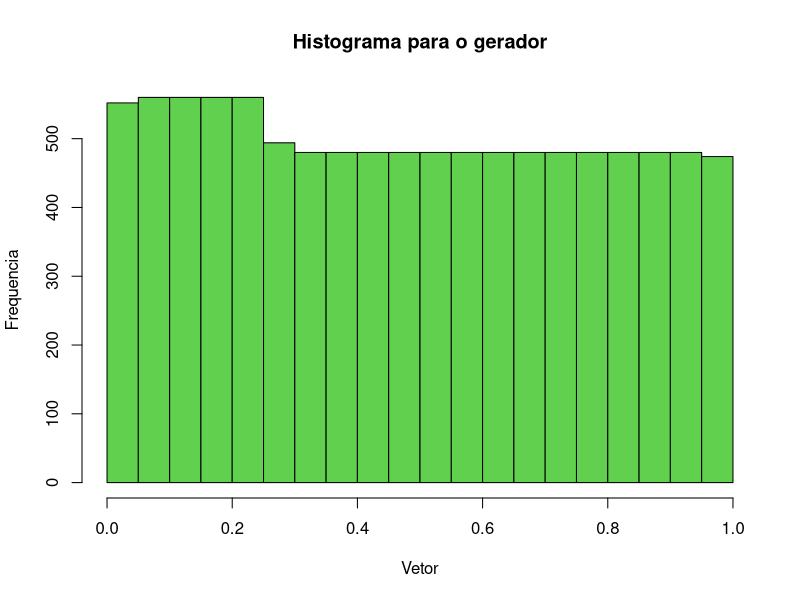
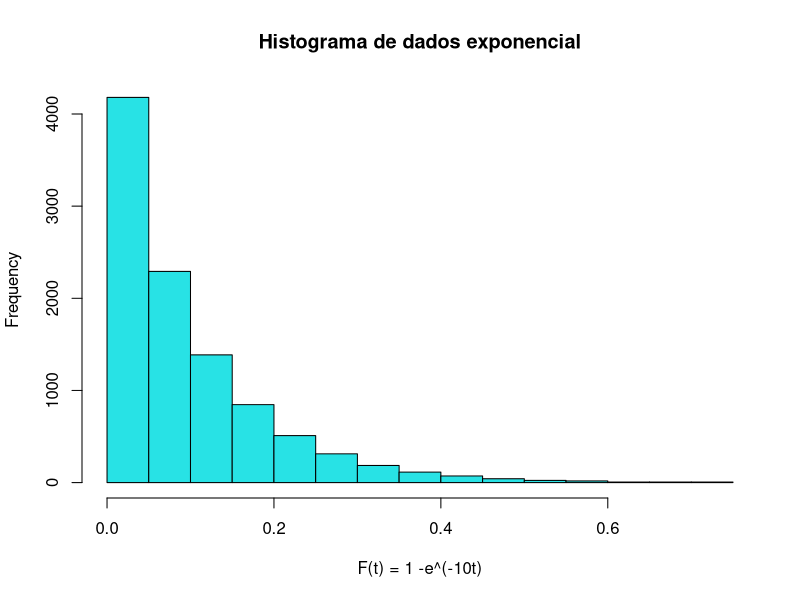
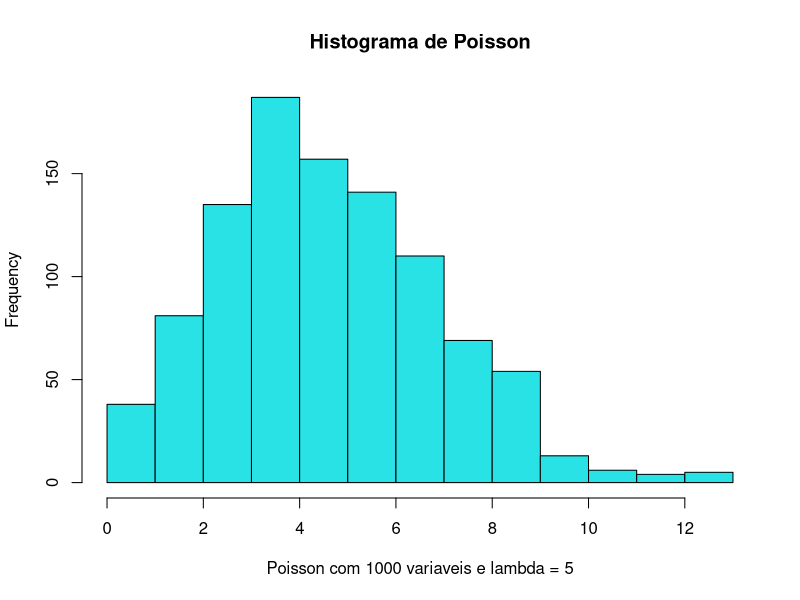
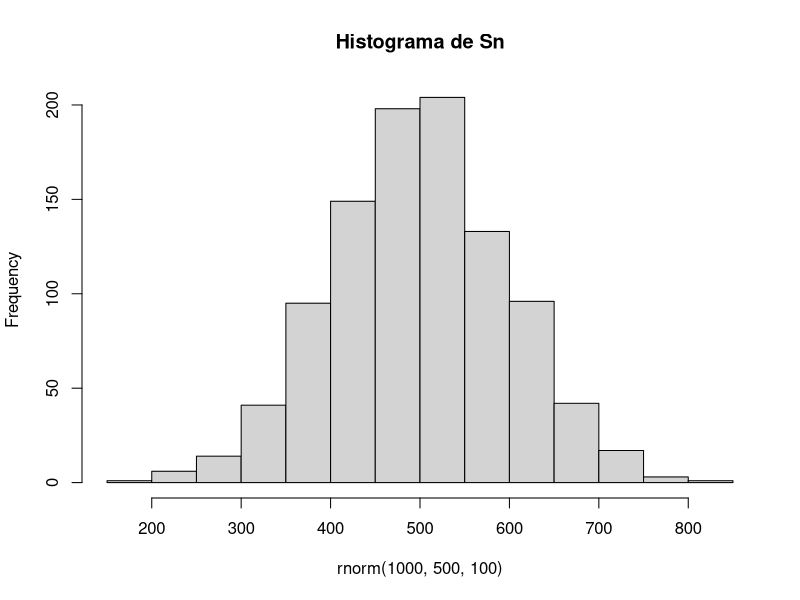

These figures' R source, in order:
M <- 8000
a <- 1
c <- 5
m <- 10000
vetor <- numeric(m)
vetor[1] <- 80 # seed
for (i in 2:(m-1)) {
  vetor[i] <- (a*vetor[i-1] + c) %% M
}
q1 <- vetor/M
hist(q1, xlab="Vetor", ylab = "Frequencia", main = "Histograma para o gerador", col = c(3))

#q2 <- -(log(1-q1)) / 10
#hist(q2)
hist(-(log(1-q1))/10, main = "Histograma de dados exponencial", col = c, xlab = "F(t) = 1 -e^(-10t)")

hist(rpois(1000, 5), main = "Histograma de Poisson", col = c, xlab = "Poisson com 1000 variaveis e lambda = 5")
#q3 <- rpois(1000, 5)
#hist(q3)

hist(rnorm(1000, 500, 100), main = "Histograma de Sn")
